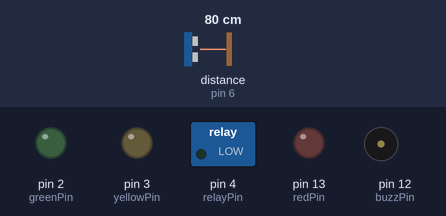
This sketch was run on a simulated Arduino Uno, built with avr-gcc and run on an emulated ATmega328P. Shown: switched loads named in the sketch (green lamp = pin HIGH), output pins drawn as LEDs (lit = HIGH), buzzer (waves = sounding, pin HIGH). Wiring (inferred from the names in the program): ultrasonic range finder: trigger pin 5; echo pin 6. Inputs (shaded band) come from the test bench; at power-on: distance to the obstacle (sensor on pin 6) 80 cm. The echo pulse lasts 58.3 µs per cm; pins used as bus, display or sensor lines are not drawn.

Above: at 9.8 s.
9.9 s: distance to the obstacle (sensor on pin 6) set to 16 cm
11.4 s: distance to the obstacle (sensor on pin 6) set to 12 cm
At 12.2 s:
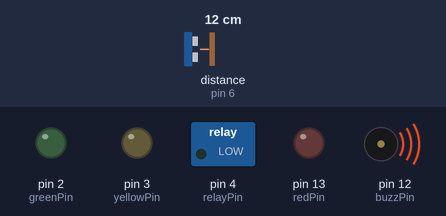
12.9 s: distance to the obstacle (sensor on pin 6) set to 18 cm
At 15.6 s:
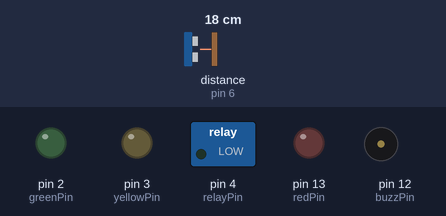
15.9 s: distance to the obstacle (sensor on pin 6) set to 2 cm
At 16.5 s:
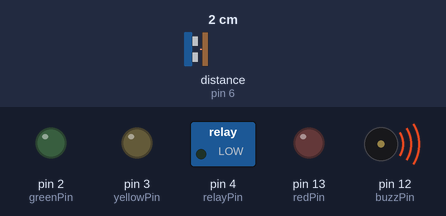
Timing chart, 0 to 18.4 s (numbered marks = the images above; inputs shaded):
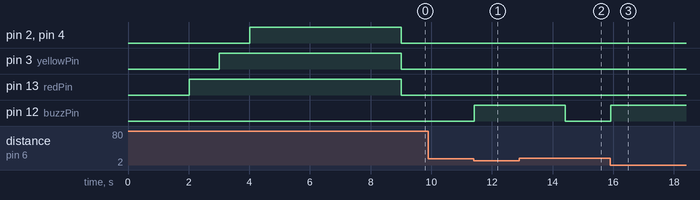

The sketch:

IgnitionSystemCode.ino
```cpp
const int relayPin=4;
const int greenPin= 2;
const int yellowPin=3;
const int redPin= 13;
const int trigPin= 5;
const int echoPin=6;
const int buzzPin=12;
const int threshold=15;
int pingTravelTime;
float distance;
float distanceReal;
bool startSequenceStarted=false;
void setup() {
  // put your setup code here, to run once:
pinMode(relayPin,OUTPUT);
pinMode(trigPin,OUTPUT);
pinMode(greenPin,OUTPUT);
pinMode(yellowPin,OUTPUT);
pinMode(redPin,OUTPUT);
pinMode(echoPin,INPUT);
pinMode(buzzPin,OUTPUT);
}

void loop() {
  // put your main code here, to run repeatedly:
measureDistance();
if (distanceReal>threshold && startSequenceStarted==false){
  startSequence();
startSequenceStarted=true;
}
else if (distanceReal<=threshold){
  digitalWrite(buzzPin,HIGH);
  delay(3000);
  digitalWrite(buzzPin,LOW);
measureDistance();
}
}

//main ignition system, relay pin starts the ignition
void startSequence(){
delay(2000);
digitalWrite(buzzPin,LOW);
digitalWrite(redPin,HIGH);
delay(1000);
digitalWrite(yellowPin,HIGH);
delay(1000);
digitalWrite(greenPin,HIGH);
digitalWrite(relayPin,HIGH);
delay(5000);
digitalWrite(relayPin,LOW);
digitalWrite(redPin,LOW);
digitalWrite(yellowPin,LOW);
digitalWrite(greenPin,LOW);
}

//ultrasonic
void measureDistance(){
  digitalWrite(trigPin,LOW);
  delayMicroseconds(10);
  digitalWrite(trigPin,HIGH);
  delayMicroseconds(10);
  digitalWrite(trigPin,LOW);
  pingTravelTime = pulseIn(echoPin,HIGH);
  delayMicroseconds(25);
  distance= 343.*(pingTravelTime/10000.);
  distanceReal=distance/2.;
  Serial.println(distanceReal);
  delay(10);
}
```

Measured:
- the behaviour switches between 15 and 14 cm on distance to the obstacle (sensor on pin 6) (found by bisection; images 0 and 1)
- after the input at 9.9 s, every drawn part: stays the same
- after the input at 11.4 s, pin 12 (buzzPin): LOW → HIGH at once
- after the input at 12.9 s, pin 12 (buzzPin): goes on until 14.4 s, then stays LOW
- after the input at 15.9 s, pin 12 (buzzPin): LOW → HIGH at once
